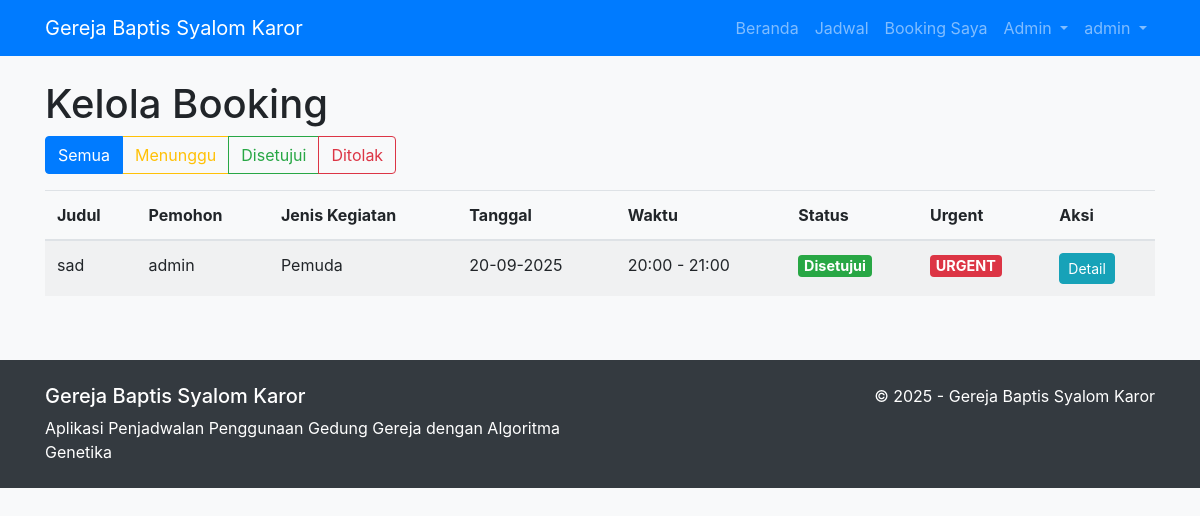
/views/admin/manage_bookings.php (signed in), run on the app's committed database.
### tables this page shows
CREATE TABLE `bookings` (
  `id` int(11) NOT NULL,
  `user_id` int(11) NOT NULL,
  `activity_type` enum('pemuda','pria','wanita','sekolah_minggu','rayon') NOT NULL,
  `title` varchar(255) NOT NULL,
  `description` text DEFAULT NULL,
  `date` date NOT NULL,
  `start_time` time NOT NULL,
  `end_time` time NOT NULL,
  `status` enum('pending','approved','rejected') DEFAULT 'pending',
  `created_at` timestamp NOT NULL DEFAULT current_timestamp(),
  `rejection_reason` text DEFAULT NULL,
  `is_alternative` tinyint(1) DEFAULT 0,
  `scheduled_start_time` time DEFAULT NULL,
  `scheduled_end_time` time DEFAULT NULL,
  `is_urgent` tinyint(1) DEFAULT 0
);

CREATE TABLE `users` (
  `id` int(11) NOT NULL,
  `name` varchar(100) NOT NULL,
  `email` varchar(100) NOT NULL,
  `password` varchar(255) NOT NULL,
  `role` enum('admin','user') DEFAULT 'user',
  `created_at` timestamp NOT NULL DEFAULT current_timestamp()
);

### helpers/session_helper.php (called while the page is built, shortened)
<?php
function isLoggedIn() {
    if(isset($_SESSION['user_id'])) {
        return true;
    } else {
        return false;
    }
}
?>

### controllers/BookingController.php (called while the page is built, shortened)
<?php
require_once ROOT_PATH . '/models/Booking.php';
require_once ROOT_PATH . '/helpers/session_helper.php';
class BookingController {
    private $booking;
    public function __construct() {
        $database = new Database();
        $db = $database->connect();
        $this->booking = new Booking($db);
    }
    public function getBookings() {
        if($_SESSION['user_role'] == 'admin') {
            $result = $this->booking->read();
        } else {
            $this->booking->user_id = $_SESSION['user_id'];
            $result = $this->booking->read_by_user();
        }
        $bookings = $result->fetchAll(PDO::FETCH_ASSOC);
        return $bookings;
    }
}
?>

### models/Booking.php (called while the page is built, shortened)
<?php
class Booking {
    private $conn;
    private $table = 'bookings';
    public function __construct($db) {
        $this->conn = $db;
    }
    public function read() {
        $query = 'SELECT b.*, u.name as user_name
                  FROM ' . $this->table . ' b
                  LEFT JOIN users u ON b.user_id = u.id
                  ORDER BY b.created_at DESC';
        $stmt = $this->conn->prepare($query);
        $stmt->execute();
        return $stmt;
    }
}
?>

### views/admin/manage_bookings.php (the view, shortened to what this page needs)
<?php
include_once '../templates/header.php';
require_once $_SERVER['DOCUMENT_ROOT'] . '/church_scheduling/controllers/BookingController.php';
$booking_controller = new BookingController();
$bookings = $booking_controller->getBookings();
$status_filter = isset($_GET['status']) ? $_GET['status'] : '';
?>
<h1>Kelola Booking</h1>
<div class="mb-3">
    <div class="btn-group">
        <a href="manage_bookings.php" class="btn btn-outline-primary <?php echo !$status_filter ? 'active' : ''; ?>">Semua</a>
        <a href="manage_bookings.php?status=pending" class="btn btn-outline-warning <?php echo $status_filter == 'pending' ? 'active' : ''; ?>">Menunggu</a>
        <a href="manage_bookings.php?status=approved" class="btn btn-outline-success <?php echo $status_filter == 'approved' ? 'active' : ''; ?>">Disetujui</a>
        <a href="manage_bookings.php?status=rejected" class="btn btn-outline-danger <?php echo $status_filter == 'rejected' ? 'active' : ''; ?>">Ditolak</a>
    </div>
</div>
<?php if(empty($bookings)) : ?>
    <div class="alert alert-info">Tidak ada booking yang ditemukan.</div>
<?php else : ?>
    <div class="table-responsive">
        <table class="table table-striped">
            <thead>
                <tr>
                    <th>Judul</th>
                    <th>Pemohon</th>
                    <th>Jenis Kegiatan</th>
                    <th>Tanggal</th>
                    <th>Waktu</th>
                    <th>Status</th>
                    <th>Urgent</th>
                    <th>Aksi</th>
                </tr>
            </thead>
            <tbody>
                <?php foreach($bookings as $booking) : ?>
                    <tr>
                        <td><?php echo $booking['title']; ?></td>
                        <td><?php echo $booking['user_name']; ?></td>
                        <td>
                            <?php
                                switch($booking['activity_type']) {
                                    case 'pemuda':
                                        echo 'Pemuda';
                                        break;
                                }
                            ?>
                        </td>
                        <td><?php echo date('d-m-Y', strtotime($booking['date'])); ?></td>
                        <td><?php echo date('H:i', strtotime($booking['start_time'])) . ' - ' . date('H:i', strtotime($booking['end_time'])); ?></td>
                        <td>
                            <?php if($booking['status'] == 'pending') : ?>
                                <span class="badge badge-warning">Menunggu</span>
                            <?php elseif($booking['status'] == 'approved') : ?>
                                <span class="badge badge-success">Disetujui</span>
                            <?php elseif($booking['status'] == 'rejected') : ?>
                                <span class="badge badge-danger">Ditolak</span>
                            <?php endif; ?>
                        </td>
                        <td>
                            <?php if(isset($booking['is_urgent']) && $booking['is_urgent']) : ?>
                                <span class="badge badge-danger">URGENT</span>
                            <?php else : ?>
                                <span class="badge badge-secondary">Normal</span>
                            <?php endif; ?>
                        </td>
                        <td>
                            <a href="../booking/view.php?id=<?php echo $booking['id']; ?>" class="btn btn-sm btn-info">Detail</a>
                        </td>
                    </tr>
                <?php endforeach; ?>
            </tbody>
        </table>
    </div>
<?php endif; ?>
<?php include_once '../templates/footer.php'; ?>

### assets/css/style.css (style rules this page uses)
body { padding-bottom: 20px; background-color: #f8f9fa; }
.btn { border-radius: 4px; }
.table-striped tbody tr:nth-of-type(odd) { background-color: rgba(0, 0, 0, 0.03); }
.badge { font-size: 90%; }

### data on the page
bookings: title "sad", user.name "admin", activity_type "Pemuda", date "20-09-2025", start_time "20:00", end_time "21:00", status "Disetujui", is_urgent "URGENT"

### other printed values
$_SESSION['user_name'] "admin"
